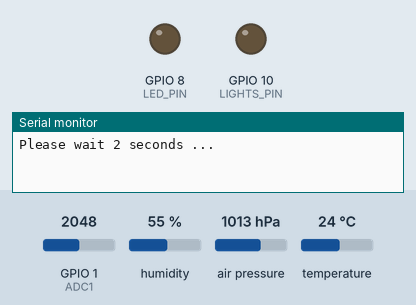
Recording of a program running on a simulated ESP32-C3. On the bench: output pins drawn as LEDs (lit = HIGH), the last lines printed to the serial monitor. Inputs (shaded band) come from the test bench; at power-on: GPIO 1 (ADC1) = 2048, humidity 55 %, air pressure 1013 hPa, temperature 24 °C.

Above: at 0.1 s.
At 2.1 s:
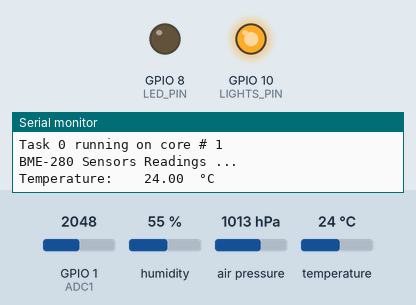
At 3.1 s:
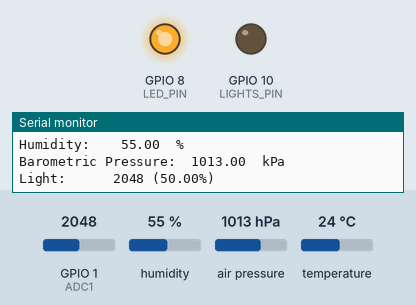
Timing chart, 0 to 42.0 s (numbered marks = the images above):
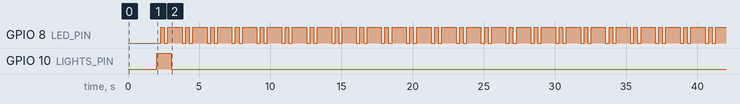

The program:

main.cpp
```cpp
#include <Arduino.h>
#include <WiFi.h>
#include <WiFiClientSecure.h>
#include <Wire.h>
#include <Adafruit_BME280.h>
#include "freertos/FreeRTOS.h"
#include "freertos/task.h"

#include "config.h"
//#include "epaper.h"

Adafruit_BME280 bme;

// Define tasks.
TaskHandle_t TaskStatusLED, TaskSensorValues, TaskLightsAuto;

// Dummy task blinking built-in LED
void TaskStatusLEDCode (void* parameters) {
  Serial.print("Task 0 running on core # ");
  Serial.println(xPortGetCoreID());

  for (;;) {
    digitalWrite(SYS_LED_PIN, LOW);
    vTaskDelay(250 / portTICK_RATE_MS);
    digitalWrite(SYS_LED_PIN, HIGH);
    vTaskDelay(250 / portTICK_RATE_MS);
    digitalWrite(SYS_LED_PIN, LOW);
    vTaskDelay(250 / portTICK_RATE_MS);
    digitalWrite(SYS_LED_PIN, HIGH);
    vTaskDelay(pdMS_TO_TICKS(1000));
  }
}

void TaskLightsAutoCode(void* parameters) {
  for (;;) {
    // If lighting is dark, then turn lights ON and increase delay interval
    // Swap HIGH with LOW since we're using NPN transistor to control relay.
    if (light_sensor_reading > 1500) {
      digitalWrite(LIGHTS_PIN, LOW);
      vTaskDelay(pdMS_TO_TICKS(10000));
    }
    // If lighting is bright, then turn lights OFF and decrease delay interval
    else {
      digitalWrite(LIGHTS_PIN, HIGH);
      vTaskDelay(pdMS_TO_TICKS(1000));
    }
  }
}

void TaskSensorValuesCode (void* parameters) {

  for (;;) {
    lighting_percentage = map(analogRead(ADC1), 0.0f, 4095.0f, 0, 100);
    Serial.println("BME-280 Sensors Readings ...");
    Serial.print("Temperature:\t\t");
    Serial.print(bme.readTemperature());
    Serial.println("\t°C");
    Serial.print("Humidity:\t\t");
    Serial.print(bme.readHumidity());
    Serial.println("\t%");
    Serial.print("Barometric Pressure:\t");
    Serial.print(bme.readPressure() / 100.0F);
    Serial.println("\tkPa");
    // ADC GPIO1
    light_sensor_reading = analogRead(ADC1);
    Serial.print("Light:\t\t\t");
    Serial.print(light_sensor_reading);
    Serial.print(" (");
    Serial.print(100.00 - lighting_percentage);
    Serial.println("%)");
    vTaskDelay(pdMS_TO_TICKS(5000));
  }
}

void setup() {
  Serial.println("Please wait 2 seconds ...");
  delay(2000);
  Serial.begin(9600);
  Serial.println();

  Serial.println("Setting up GPIOs ...");

  pinMode(LED_PIN, OUTPUT);
  pinMode(LIGHTS_PIN, OUTPUT);
  digitalWrite(LIGHTS_PIN, LOW);

  Serial.println("GPIO setup done");

  xTaskCreate(TaskLightsAutoCode, "Lights auto", 4096, NULL, 4, &TaskLightsAuto);

  Serial.println("Setting up BME280 sensor");
  Wire.setPins(SDA_PIN, SCL_PIN);
  Wire.begin();
  //unsigned status = bme.begin(0x76); // 0x76
  if (!bme.begin(0x76)) {
    Serial.println("Could not find a valid BME/BMP280 sensor, check wiring!");
    Serial.print("SensorID was: 0x"); Serial.println(bme.sensorID(),16);
    Serial.print("   ID of 0xFF probably means a bad address, a BMP 180 or BMP 085\n");
    Serial.print("   ID of 0x56-0x58 represents a BMP 280,\n");
    Serial.print("   ID of 0x60 represents a BME 280.\n");
    Serial.print("   ID of 0x61 represents a BME 680.\n");
    int n = 10;
    while (1) { //n > 0) {
      digitalWrite(LED_PIN, LOW);
      delay(150);
      digitalWrite(LED_PIN, HIGH);
      delay(150);
      Serial.println("Could not find a valid BME/BMP280 sensor!");
      n--;
    }
  }
  else {
    Serial.println("Sensor was found.");
    xTaskCreate(TaskStatusLEDCode, "Status LED Task", 4096, NULL, 10, &TaskStatusLED);
    xTaskCreate(TaskSensorValuesCode, "Status LED Task", 4096, NULL, 5, &TaskSensorValues);
  }
}

void loop() {
}
```

config.h
```cpp
const char* WIFI_SSID = "IoT_bots";
const char* WIFI_PASSWORD = "208208208";

/*
    ESP32-C3 Super Mini
    SDA     -> GPIO6
    SCL     -> GPIO7

    SCK     -> GPIO8
    MISO    -> GPIO9
    MOSI    -> GPIO10

    RX      -> GPIO20
    TX      -> GPIO21

    ADC1    -> GPIO1    Used for light sensor
    ADC2    -> GPIO0

    A3      -> GPIO5
    A2      -> GPIO4
    A1      -> GPIO3
    A0      -> GPIO2

*/
#define SDA_PIN         (6)
#define SCL_PIN         (7)
#define LED_PIN         (8)
#define SYS_LED_PIN     (8)
#define ADC1            (1)
#define LIGHTS_PIN      (10)

int light_sensor_reading = 0;
float lighting_percentage = 0.00;
```

Measured:
- by itself, GPIO 8 (LED_PIN): repeats every 1.8 s: LOW 0.25 s, HIGH 1.0 s, LOW 0.25 s, HIGH 0.25 s
- by itself, GPIO 10 (LIGHTS_PIN): LOW → HIGH at 2.0 s, → LOW 1.0 s later
